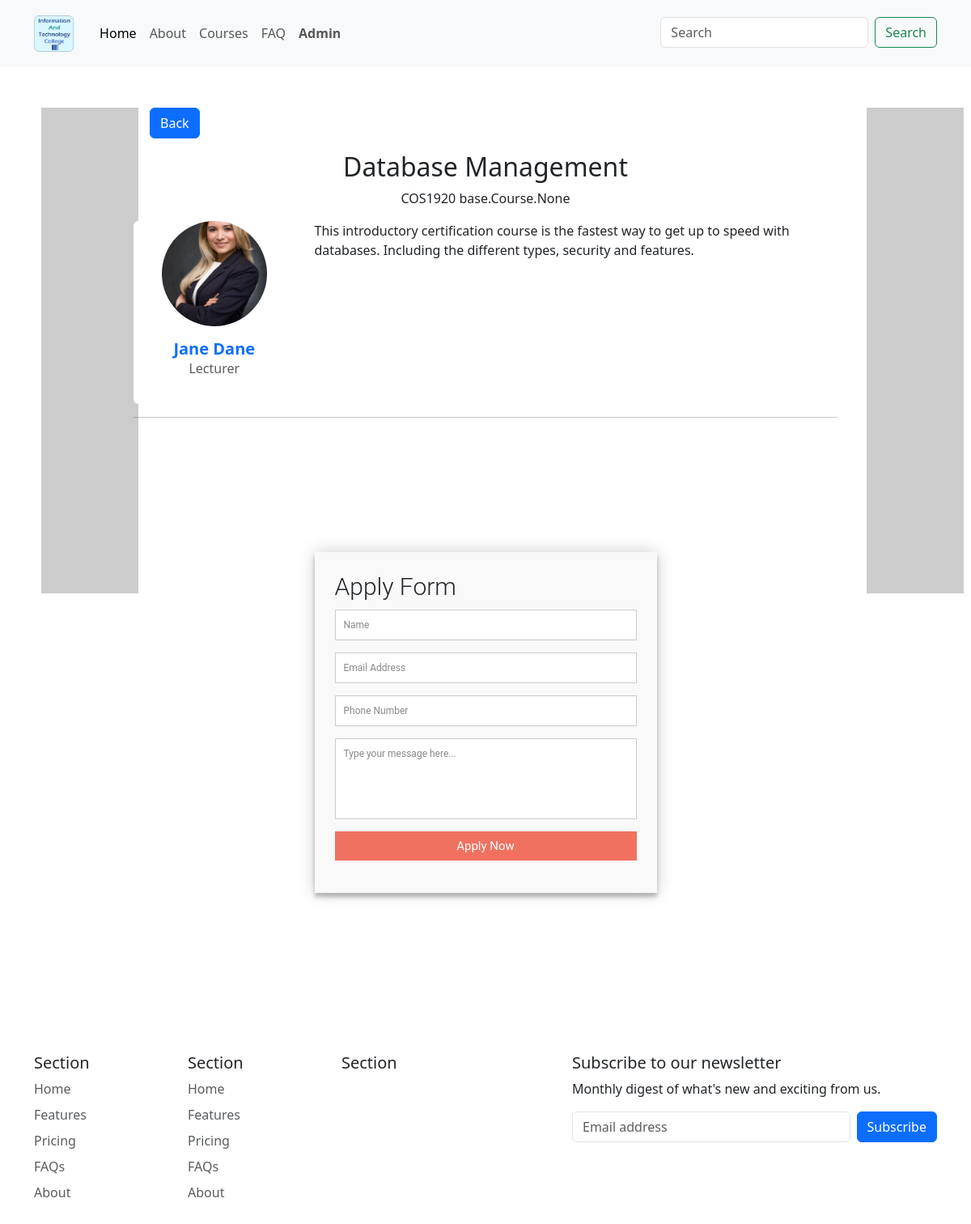
The page /module/3/ on the database as committed earlier.
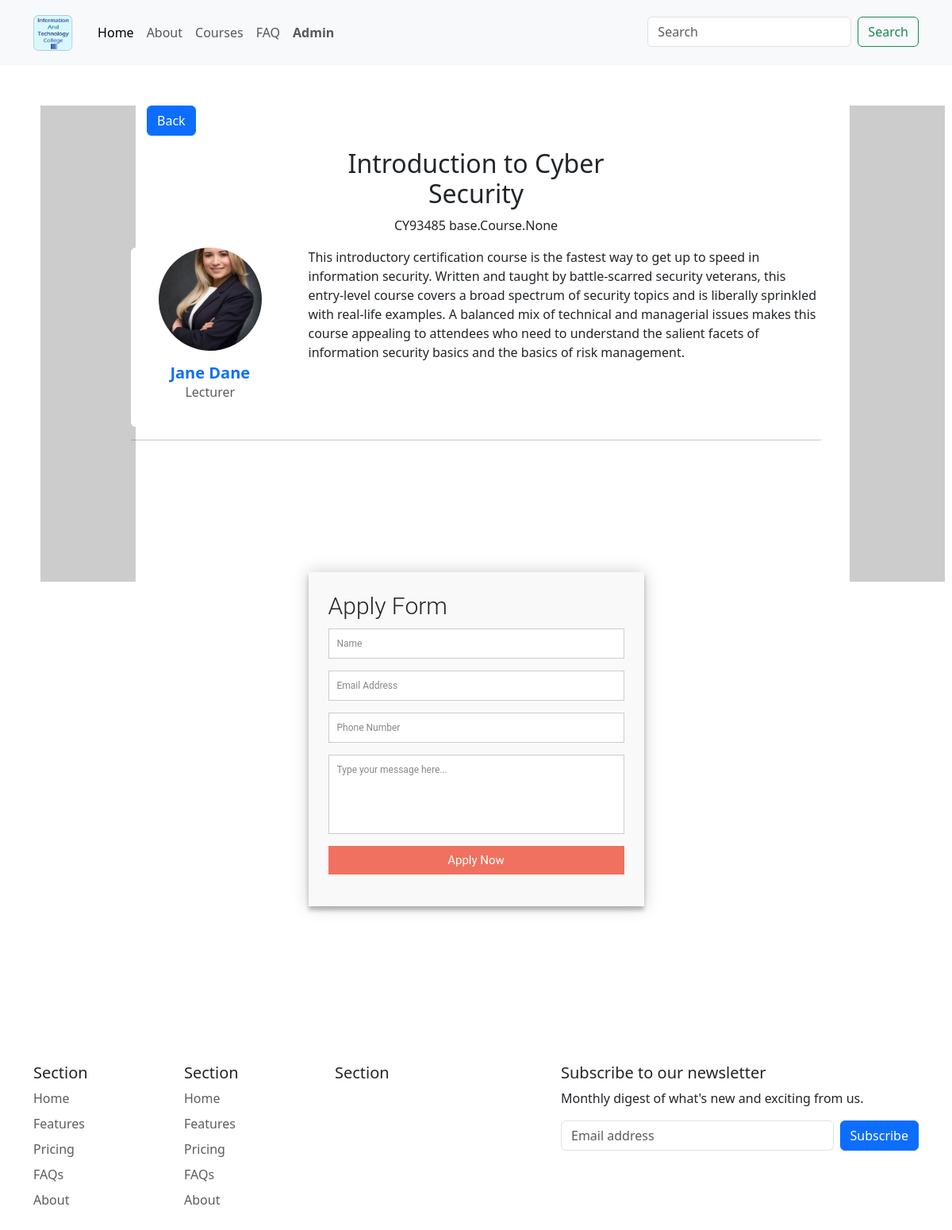
The same page on the database as committed later.
### base/models.py (models this page shows, shortened)
class Module(models.Model):
    course = models.ManyToManyField(Course)
    code = models.CharField(max_length=200, unique=True)
    title = models.CharField(max_length=200)
    description = models.TextField(null=True, blank=True)
    module_img = models.ImageField(
        upload_to="static/module", height_field=None, width_field=None, max_length=100, null=True, blank=True)
    staff_img = models.ImageField(
        upload_to="static/staff", height_field=None, width_field=None, max_length=100, null=True, blank=True)
    staff_name = models.CharField(max_length=200)

### base/views.py (the view)
# urls.py: path('module/<str:pk>/', views.module, name="module"),
def module(request, pk):
    module = Module.objects.get(id=pk)
    context = {
        'module': module}
    return render(request, 'base/module.html', context)

### base/templates/base/module.html (shortened to what this page needs)
{% extends 'main.html' %}
{% load static %}
{% load bootstrap_icons %}
{% block styles %}
<link rel="stylesheet" type="text/css" media="screen" href="{% static 'styles/module.css' %}" />
{% endblock %}
{% block app_content %}
<div class="container">
  <div class="row">
    <div class="back-btn" style="padding-left: 2rem;">
      <p>
        <button type="button" class="btn btn-primary" value="Previous Page" onClick="javascript:history.go(-1);">Back
        </button>
      </p>
    </div>
    <div class="col-md-8 col-xl-6 text-center mx-auto">
      <h2>{{module.title}}</h2>
      <p class="w-lg-50">{{module.code}} {% bs_icon 'dash-lg' %} {{module.course}}</p>
    </div>
  </div>
  <div class="row">
    <div class="col-md-3">
      <div class="card border-0 shadow-none">
        <div class="card-body text-center d-flex flex-column align-items-center p-0"><img
            class="rounded-circle mb-3 fit-cover" width="130" height="130" style="object-fit: cover;" src="{{module.staff_img.url}}" />
          <h5 class="fw-bold text-primary card-title mb-0"><strong>{{module.staff_name}}</strong></h5>
          <p class="text-muted card-text mb-2">Lecturer</p>
          <ul class="list-inline fs-6 text-muted w-100 mb-0">
          </ul>
        </div>
      </div>
    </div>
    <div class="col-md-9">
      <p> {{module.description}} </p>
    </div>
  </div>
  <hr>
  <div class="row justify-content-center">
    <div class="col-sm-6">
      <form id="apply" action="" method="post">
        <h3>Apply Form</h3>
        <fieldset>
          <input placeholder="Name" type="text" tabindex="1" required autofocus />
        </fieldset>
        <fieldset>
          <input placeholder="Email Address" type="email" tabindex="2" required />
        </fieldset>
        <fieldset>
          <input placeholder="Phone Number" type="tel" tabindex="3" required>
        </fieldset>
        <fieldset>
          <textarea placeholder="Type your message here..." tabindex="5" required></textarea>
        </fieldset>
        <fieldset>
          <button name="submit" type="submit" id="contactus-submit" data-submit="...Sending">Apply Now</button>
        </fieldset>
      </form>
    </div>
  </div>
</div>
{% endblock %}

Rows that differ between the two databases and show on the page:
changed Module "Jane Dane": title "Database Management" → "Introduction to Cyber Security"; code "COS1920" → "CY93485"; description "This introductory certification course is the fastest way to get up to speed with databases. Including the different types, security and features." → "…get up to speed in information security. Written and taught by battle-scarred security veterans, this entry-level course covers a broad spectrum of security topics and is liberally sprinkled with real-life examples. A balanced mix of technical and managerial issues makes this course appealing to attendees who need to understand the salient facets of information security basics and the basics of risk management."
